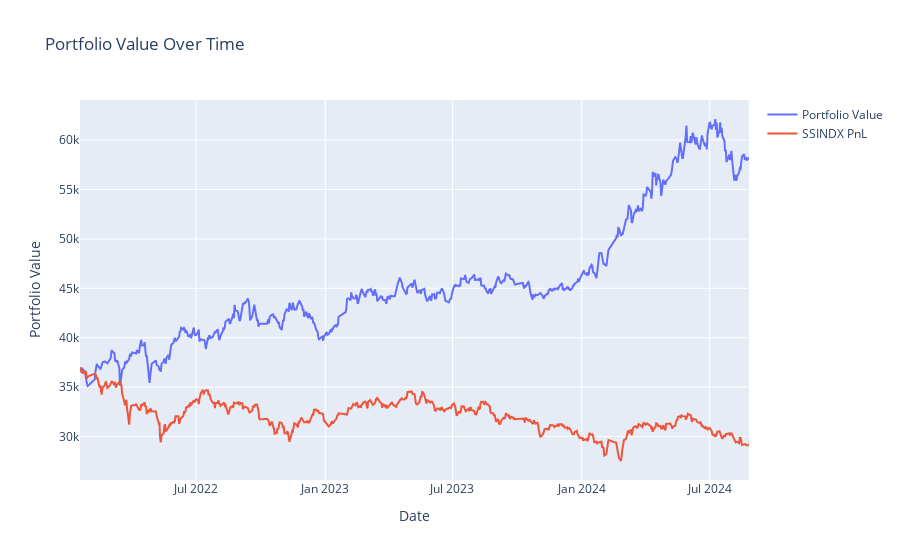

Notebook code cell kept with this figure:
### Code cell
# Interactive Plot for Portfolio Value
fig = go.Figure()
fig.add_trace(go.Scatter(x=dates, y=portfolio_values1, mode='lines', name='Portfolio Value'))
fig.add_trace(go.Scatter(x=dates, y=benchmark, mode='lines',name='SSINDX PnL'))
fig.update_layout(title='Portfolio Value Over Time', xaxis_title='Date', yaxis_title='Portfolio Value', hovermode='x unified')
fig.show()

### Figure 1 — Plotly figure (JSON) as saved in the notebook; plotly's stock layout.template omitted (floating-point values rounded to 4 significant figures; data arrays with more than 128 entries replaced by an {"elided": "..."} marker saying what was removed)
{"data": [{"mode": "lines", "name": "Portfolio Value", "type": "scatter", "x": {"elided": "633 str values"}, "y": {"elided": "633 float values"}}, {"mode": "lines", "name": "SSINDX PnL", "type": "scatter", "x": {"elided": "633 str values"}, "y": {"elided": "642 float values"}}], "layout": {"hovermode": "x unified", "title": {"text": "Portfolio Value Over Time"}, "xaxis": {"title": {"text": "Date"}}, "yaxis": {"title": {"text": "Portfolio Value"}}}}
